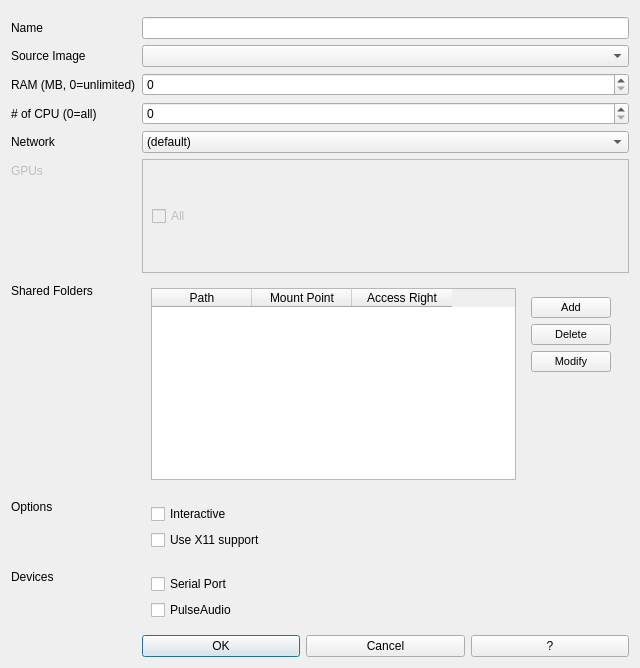
<?xml version="1.0" encoding="UTF-8"?>
<ui version="4.0">
 <class>createContainerDialog</class>
 <widget class="QDialog" name="createContainerDialog">
  <property name="geometry">
   <rect>
    <x>0</x>
    <y>0</y>
    <width>640</width>
    <height>668</height>
   </rect>
  </property>
  <property name="sizePolicy">
   <sizepolicy hsizetype="Preferred" vsizetype="MinimumExpanding">
    <horstretch>0</horstretch>
    <verstretch>0</verstretch>
   </sizepolicy>
  </property>
  <property name="windowTitle">
   <string>Dialog</string>
  </property>
  <property name="modal">
   <bool>true</bool>
  </property>
  <layout class="QFormLayout" name="formLayout_2">
   <item row="0" column="0">
    <layout class="QFormLayout" name="formLayout"/>
   </item>
   <item row="2" column="0">
    <widget class="QLabel" name="containerNameLabel">
     <property name="text">
      <string>Name</string>
     </property>
    </widget>
   </item>
   <item row="2" column="1">
    <widget class="QLineEdit" name="nameInput"/>
   </item>
   <item row="4" column="0">
    <widget class="QLabel" name="sourceImageLabel">
     <property name="text">
      <string>Source Image</string>
     </property>
    </widget>
   </item>
   <item row="4" column="1">
    <widget class="QComboBox" name="sourceImageCbx"/>
   </item>
   <item row="5" column="0">
    <widget class="QLabel" name="rAMGBLabel">
     <property name="text">
      <string>RAM (MB, 0=unlimited)</string>
     </property>
    </widget>
   </item>
   <item row="5" column="1">
    <widget class="QSpinBox" name="ramGBInput">
     <property name="minimum">
      <number>0</number>
     </property>
     <property name="value">
      <number>0</number>
     </property>
    </widget>
   </item>
   <item row="6" column="0">
    <widget class="QLabel" name="ofCPULabel">
     <property name="text">
      <string># of CPU (0=all)</string>
     </property>
    </widget>
   </item>
   <item row="6" column="1">
    <widget class="QSpinBox" name="numOfCPUInput">
     <property name="minimum">
      <number>0</number>
     </property>
     <property name="value">
      <number>0</number>
     </property>
    </widget>
   </item>
   <item row="7" column="0">
    <widget class="QLabel" name="networkLabel">
     <property name="text">
      <string>Network</string>
     </property>
    </widget>
   </item>
   <item row="7" column="1">
    <widget class="QComboBox" name="networkComboBox">
     <item>
      <property name="text">
       <string>(default)</string>
      </property>
     </item>
    </widget>
   </item>
   <item row="8" column="0">
    <widget class="QLabel" name="gpuLabel">
     <property name="enabled">
      <bool>false</bool>
     </property>
     <property name="text">
      <string>GPUs</string>
     </property>
    </widget>
   </item>
   <item row="8" column="1">
    <widget class="QScrollArea" name="gpuListScl">
     <property name="enabled">
      <bool>false</bool>
     </property>
     <property name="minimumSize">
      <size>
       <width>0</width>
       <height>0</height>
      </size>
     </property>
     <property name="widgetResizable">
      <bool>true</bool>
     </property>
     <widget class="QWidget" name="gpuListCtn">
      <property name="geometry">
       <rect>
        <x>0</x>
        <y>0</y>
        <width>487</width>
        <height>68</height>
       </rect>
      </property>
      <layout class="QVBoxLayout" name="verticalLayout">
       <item>
        <widget class="QCheckBox" name="checkBox">
         <property name="text">
          <string>All</string>
         </property>
        </widget>
       </item>
      </layout>
     </widget>
    </widget>
   </item>
   <item row="9" column="0">
    <widget class="QLabel" name="volumesLabel">
     <property name="text">
      <string>Shared Folders</string>
     </property>
    </widget>
   </item>
   <item row="10" column="0">
    <widget class="QLabel" name="optionsLabel">
     <property name="text">
      <string>Options</string>
     </property>
    </widget>
   </item>
   <item row="10" column="1">
    <widget class="QWidget" name="optionsWidget" native="true">
     <layout class="QGridLayout" name="gridLayout_2">
      <item row="0" column="0">
       <layout class="QGridLayout" name="gridLayout">
        <item row="0" column="0">
         <widget class="QCheckBox" name="isInteractive">
          <property name="text">
           <string>Interactive</string>
          </property>
         </widget>
        </item>
        <item row="1" column="0">
         <widget class="QCheckBox" name="checkBox_6">
          <property name="text">
           <string>Use X11 support</string>
          </property>
         </widget>
        </item>
       </layout>
      </item>
     </layout>
    </widget>
   </item>
   <item row="12" column="1">
    <layout class="QHBoxLayout" name="horizontalLayout_2">
     <item>
      <widget class="QPushButton" name="okBtn">
       <property name="text">
        <string>OK</string>
       </property>
      </widget>
     </item>
     <item>
      <widget class="QPushButton" name="cancelBtn">
       <property name="text">
        <string>Cancel</string>
       </property>
      </widget>
     </item>
     <item>
      <widget class="QPushButton" name="pushButton_3">
       <property name="text">
        <string>?</string>
       </property>
      </widget>
     </item>
    </layout>
   </item>
   <item row="11" column="1">
    <widget class="QWidget" name="devicesWidget" native="true">
     <layout class="QVBoxLayout" name="verticalLayout_5">
      <item>
       <widget class="QCheckBox" name="checkBox_7">
        <property name="text">
         <string>Serial Port</string>
        </property>
       </widget>
      </item>
      <item>
       <widget class="QCheckBox" name="checkBox_8">
        <property name="text">
         <string>PulseAudio</string>
        </property>
       </widget>
      </item>
     </layout>
    </widget>
   </item>
   <item row="11" column="0">
    <widget class="QLabel" name="devicesLabel">
     <property name="text">
      <string>Devices</string>
     </property>
    </widget>
   </item>
   <item row="9" column="1">
    <widget class="QWidget" name="widget" native="true">
     <layout class="QHBoxLayout" name="horizontalLayout_3">
      <item>
       <widget class="QTableWidget" name="sharedFolderTblCtn">
        <property name="selectionMode">
         <enum>QAbstractItemView::SingleSelection</enum>
        </property>
        <property name="selectionBehavior">
         <enum>QAbstractItemView::SelectRows</enum>
        </property>
        <column>
         <property name="text">
          <string>Path</string>
         </property>
        </column>
        <column>
         <property name="text">
          <string>Mount Point</string>
         </property>
        </column>
        <column>
         <property name="text">
          <string>Access Right</string>
         </property>
        </column>
       </widget>
      </item>
      <item alignment="Qt::AlignTop">
       <widget class="QWidget" name="widget_2" native="true">
        <layout class="QVBoxLayout" name="verticalLayout_3">
         <item>
          <widget class="QPushButton" name="addVolBtn">
           <property name="font">
            <font>
             <pointsize>8</pointsize>
            </font>
           </property>
           <property name="text">
            <string>Add</string>
           </property>
           <property name="icon">
            <iconset theme="list-add"/>
           </property>
          </widget>
         </item>
         <item>
          <widget class="QPushButton" name="delVolBtn">
           <property name="font">
            <font>
             <pointsize>8</pointsize>
            </font>
           </property>
           <property name="text">
            <string>Delete</string>
           </property>
           <property name="icon">
            <iconset theme="list-remove"/>
           </property>
          </widget>
         </item>
         <item>
          <widget class="QPushButton" name="modVolBtn">
           <property name="font">
            <font>
             <pointsize>8</pointsize>
            </font>
           </property>
           <property name="text">
            <string>Modify</string>
           </property>
           <property name="icon">
            <iconset theme="edit-select-all"/>
           </property>
          </widget>
         </item>
        </layout>
       </widget>
      </item>
     </layout>
    </widget>
   </item>
  </layout>
 </widget>
 <resources/>
 <connections/>
</ui>
